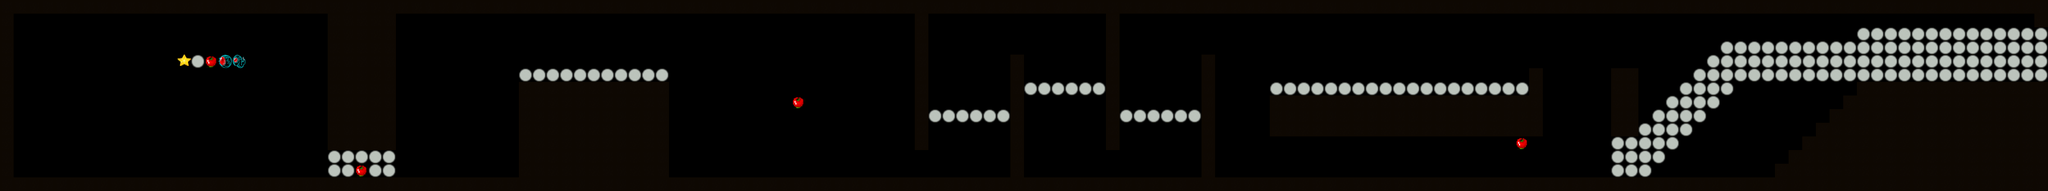

A level layout from a 2D game, rendered from its tile map. Below: a short description, then the map file with tile-grid data replaced by summaries:
An orthogonal 150x14 tile map with 24x24 px tiles, 2 tile layers (Terrain, CollisionObj), 2 tilesets.

<map version="1.0" orientation="orthogonal" renderorder="right-down" width="150" height="14" tilewidth="24" tileheight="24" nextobjectid="1">
 <tileset firstgid="1" source="object.tsx" />
 <tileset firstgid="6" source="terrain.tsx" />
 <layer name="Terrain" width="150" height="14">
  <data>[2100 cells, 669 non-empty, 1 distinct tile ids]</data>
 </layer>
 <layer name="CollisionObj" width="150" height="14">
  <data>[2100 cells, 182 non-empty, 5 distinct tile ids]</data>
 </layer>
</map>